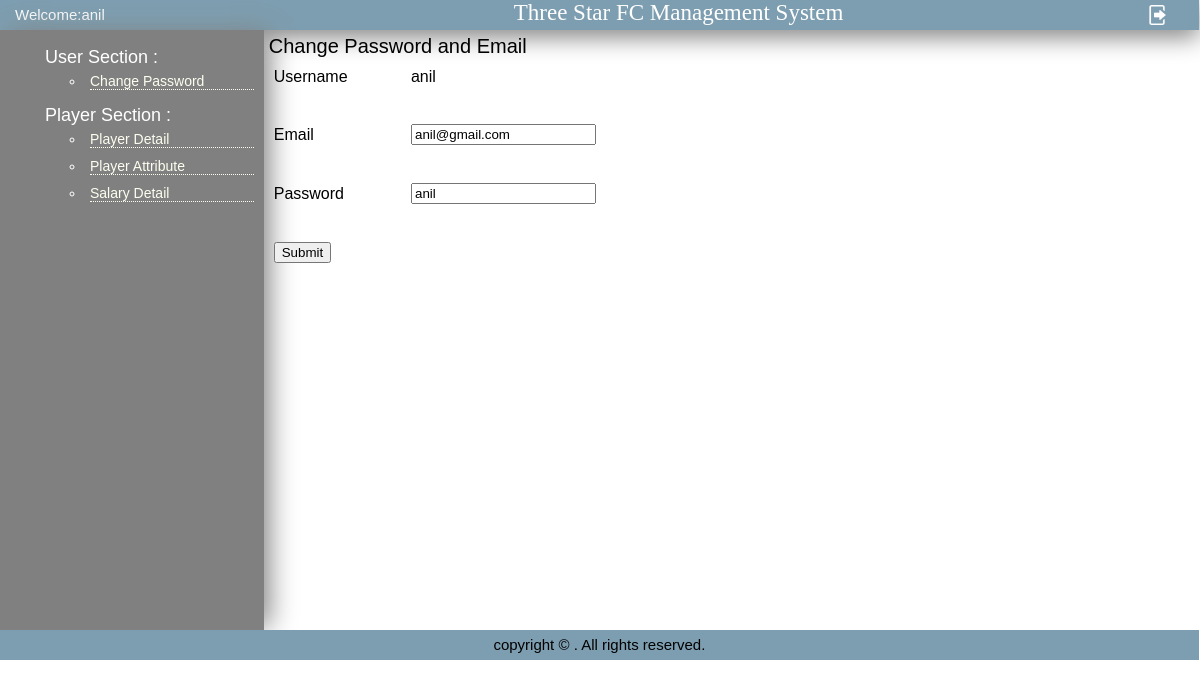
The page /change_pswd_users.php?id=1 (signed in) on the database its author committed.
### tables this page shows
CREATE TABLE `users` (
  `username` varchar(100) DEFAULT NULL,
  `email` varchar(100) DEFAULT NULL,
  `password` varchar(100) DEFAULT NULL,
  `admin_id` int(11) NOT NULL
);

### change_pswd_users.php (the view, shortened to what this page needs)
<?php
include 'include/config.php';
?>
<?php
if(isset($_GET['id'])){
    $admin_id = $_GET['id'];
}
if ($_SESSION['username'] == "admin")
include("include/header_admin.php");
else
include("include/header.php");
$query = "SELECT * FROM users where admin_id=$admin_id";
$result = mysqli_query($con,$query);
$row = mysqli_fetch_array($result);
?>
<div id="pagename">Change Password and Email</div>
<br /><br />
<form action="change_pswd_users.php" method="post">
    <table class="formshade" border="0" width="50%" cellspacing="0" cellpadding="5">
        <tr>
            <td>Username</td>
            <td><?php echo $row['username'];?></td>
        </tr>
        <tr><td colspan="2">&nbsp;</td></tr>
        <tr>
            <td>Email</td>
            <td><input type="text" name="email" value="<?php echo $row['email'];?>" required/></td>
        </tr>
        <tr><td colspan="2">&nbsp;</td></tr>
        <tr>
            <td>Password</td>
            <td><input type="text" name="password" value="<?php echo $row['password'];?>" required/></td>
        </tr>
        <tr><td colspan="2">&nbsp;</td></tr>
        <tr>
            <td colspan="2"><input type="submit" name="update" value="Submit" /></td>
        </tr>
    </table>
</form>
 <?php
include 'include/footer.php'
?>

### include/header.php (shortened to what this page needs)
<html>
    <head>
    </head>
    <body>
	<div class="container">
    <div id="header">
        <div id="welcome"><a href="first.php">Welcome:<?php echo $_SESSION['username']?></a></div>
        <div id="siteName"> Three Star FC Management System</div>
        <div id="logout"><a href="index.php"><img src="include/logout.png" alt="logout"></a>
        </div>
    </div>
    <div id="main">
        <div id="sidebar">
        	<ul>
                <li class="sidebar_header">User Section :
                <ul> <?php
				$query = "select * from users where username='".$_SESSION['username']."'";
					$result = mysqli_query($con,$query);
					while($row = mysqli_fetch_array($result))
					{
				?>
				    <li><a href="<?php echo  'change_pswd_users.php?id='.$row['admin_id'];?>">Change Password</a></li>
				<?php } ?>
                </ul>
                </li>
                <li class="sidebar_header">Player Section :
                    <ul>
                    	<li><a href="player_detail.php">Player Detail</a></li>
                    	<li><a href="attribute.php">Player Attribute</a></li>
						<li><a href="salary.php">Salary Detail</a></li>
                	</ul>
                </li>
            </ul>
        </div>
        <div id="content">
        	<div id="content-body">

### include/header.php (style rules this page uses)
body { margin:0px; width:99.9%; font-family: Arial, Helvetica, sans-serif; font-size:12px; }
a { text-decoration: none; }
#header { background-color:#7D9EB0; box-shadow: 0 7px 24px #808080; margin:0px; width:100%; height:30px; }
#welcome { line-height:30px; text-indent:15px; margin:0px; width:22%; height: 30px; float:left; }
#welcome a { text-decoration: none; color:white; font-size:15px }
#siteName { width:72%; height:30px; margin:0px; float:left; text-indent:250px; font-size:23px; font-family: "Times New Roman","Trebuchet MS"; color:white; }
#logout { float:left; }
#logout img { padding-left:20px; padding-top:5px; padding-top:5px; width:20px; height:20px; }
#main { width:100%; margin:0px; float:left; }
#sidebar { background-color:#808080; box-shadow: 8px 0 26px -3px #808080; display:inline; width:22%; margin:0px; float:left; min-height:600px; }
#sidebar a { display:block; padding:0px; border-bottom:1px dotted #FDFDF0; text-decoration:none; color:#FDFDF0; }
ul li { padding: 5px; font-size:14px; }
.sidebar_header { list-style:none; font-size:18px; color:white; }
#content { margin:0%; width:77%; float:left; min-height:600px; display:inline; }
#pagename { font-size:20px; width:70%; float:left; }
#content-body { padding:5px; }
table { border-color: white; }

### rows shown on the page
users: username "anil", email "anil@gmail.com", password "anil"

### other values the page prints
$_SESSION['username'] "anil"
